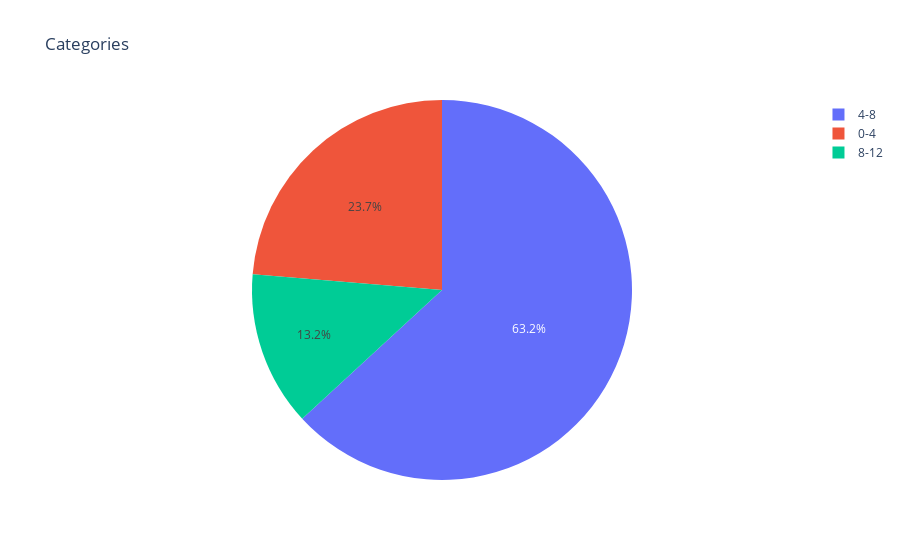

Write notebook code for a chart like this one.
### Code cell
fig = go.Figure()
fig.add_pie(labels=df["Categorie"])
fig.update_layout(
    title="Categories"
)
fig.write_html("categories.html",include_plotlyjs='cdn')
fig

### Figure 1 — Plotly figure (JSON) as saved in the notebook; plotly's stock layout.template omitted (floating-point values rounded to 4 significant figures)
{"data": [{"labels": ["4-8", "4-8", "4-8", "4-8", "4-8", "4-8", "4-8", "4-8", "4-8", "4-8", "4-8", "4-8", "4-8", "4-8", "4-8", "4-8", "4-8", "0-4", "0-4", "4-8", "4-8", "4-8", "4-8", "4-8", "4-8", "4-8", "4-8", "4-8", "4-8", "0-4", "4-8", "4-8", "4-8", "4-8", "4-8", "8-12", "8-12", "8-12", "4-8", "8-12", "4-8", "8-12", "4-8", "8-12", "4-8", "4-8", "8-12", "4-8", "4-8", "8-12", "4-8", "4-8", "8-12", "4-8", "4-8", "8-12", "4-8", "4-8", "4-8", "0-4", "0-4", "4-8", "0-4", "0-4", "4-8", "0-4", "0-4", "0-4", "0-4", "0-4", "0-4", "0-4", "0-4", "0-4", "0-4", "0-4"], "type": "pie"}], "layout": {"title": {"text": "Categories"}}}
